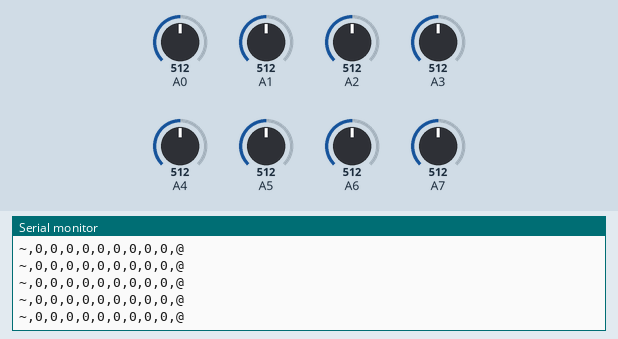
Bench run of a sketch on a simulated Arduino Nano, built with avr-gcc and run on an emulated ATmega328P. Parts: the last lines printed to the serial monitor. The inputs (shaded band) are chosen by the test bench; at power-on: A0 = 512, A1 = 512, A2 = 512, A3 = 512, A4 = 512, A5 = 512, A6 = 512, A7 = 512.

Above: at 1.2 s.
1.3 s: A0 set to 716
At 2.2 s:
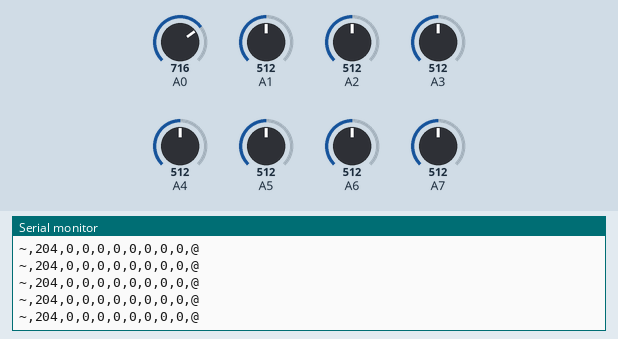
2.8 s: A1 set to 716
At 3.4 s:
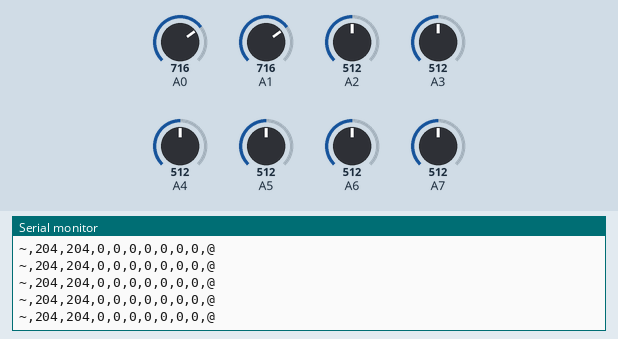
4.3 s: A2 set to 716
At 5.2 s:
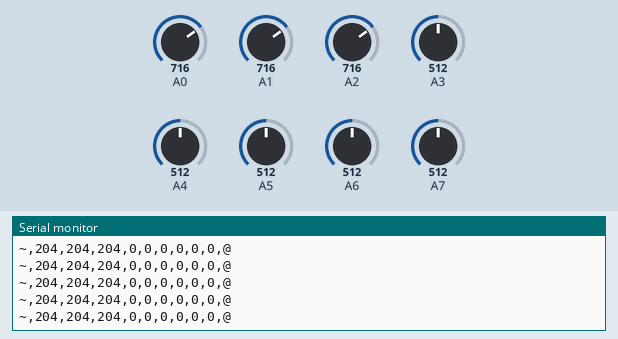
5.8 s: A3 set to 530
At 6.8 s:
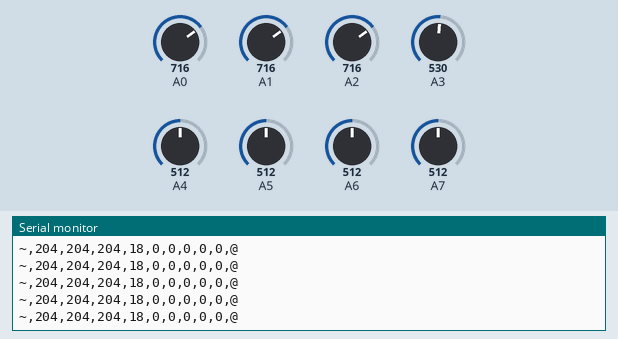
8.8 s: A4 set to 716
At 9.9 s:
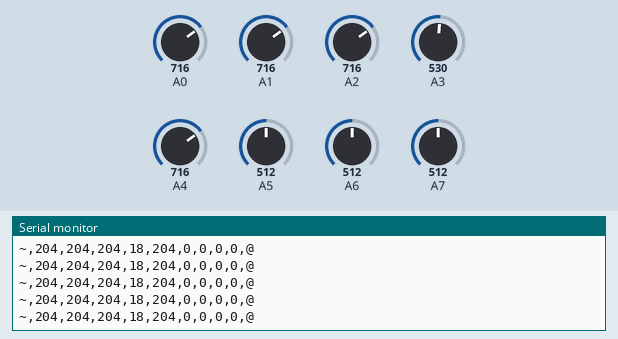
10.3 s: A5 set to 716
At 10.8 s:
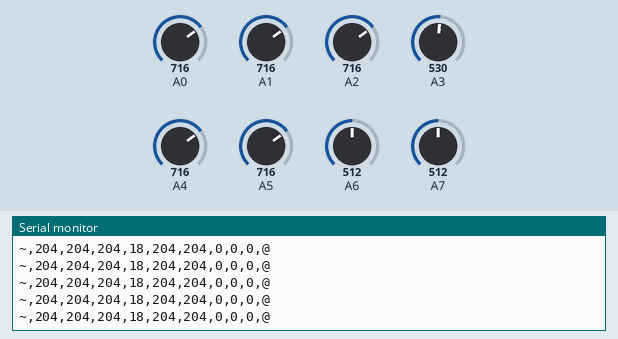
Timing chart, 0 to 12.8 s (numbered marks = the images above; inputs shaded):
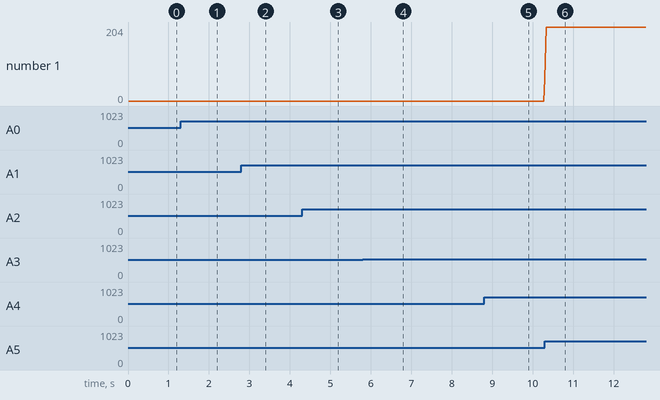

Measured:
- after the input at 1.3 s, the serial monitor: prints a new line at once (image 1)
- after the input at 2.8 s, the serial monitor: prints a new line at once (image 2)
- after the input at 4.3 s, the serial monitor: prints a new line at once (image 3)
- after the input at 5.8 s, the serial monitor: prints a new line at once (image 4)
- after the input at 8.8 s, the serial monitor: prints a new line at once (image 5)
- after the input at 10.3 s, the serial monitor: prints a new line at once (image 6)

The sketch:

blink.ino
```cpp
//#include "Kalman_filter.h"
#include <Servo.h>
#include <Ultrasonic.h>

#define TRIGGER_PIN  6
#define ECHO_PIN     7

//Servo myservo;
Ultrasonic ultrasonic(TRIGGER_PIN, ECHO_PIN);
//Kalman kalman[3];

#define MAX_CHAN 8
#define MAX_SAMPLE 10

int AnInWOZ[MAX_CHAN] = {0, };
int AnIn[MAX_CHAN] = {0, };
int AnInBuf[MAX_CHAN] = {0, };

char buf[255] = {0, };


void setup()
{
  Serial.begin(57600);

  //myservo.attach(4);


  //Get all the analogue signals
  //Do a wind off zero

  for(int i = 0;i < MAX_CHAN;i++)
    AnInWOZ[i] = 0;

  for(int i = 0;i < MAX_SAMPLE;i++){

    AnIn[0] += analogRead(A0);
    AnIn[1] += analogRead(A1);
    AnIn[2] += analogRead(A2);
    AnIn[3] += analogRead(A3);
    AnIn[4] += analogRead(A4);
    AnIn[5] += analogRead(A5);
    AnIn[6] += analogRead(A6);
    AnIn[7] += analogRead(A7);

    delayMicroseconds(10);
  }

  for(int i = 0;i < MAX_CHAN;i++)
    AnInWOZ[i] = (AnIn[i] / MAX_SAMPLE);

}

void loop()
 {

  float cmMsec, inMsec, pos;
  //long microsec = ultrasonic.timing();
  /*
  cmMsec = ultrasonic.convert(microsec, Ultrasonic::CM);
  inMsec = ultrasonic.convert(microsec, Ultrasonic::IN);

  Serial.print("MS: ");
  Serial.print(microsec);
  Serial.print(", CM: ");
  Serial.print(cmMsec);
  Serial.print(", IN: ");
  Serial.print(inMsec);
  */


  //*Get all the analogue signals
  for(int i = 0;i < MAX_CHAN;i++)
      AnInBuf[i] = 0;

  for(int i = 0;i < MAX_SAMPLE;i++){

    AnInBuf[0] += analogRead(A0);
    AnInBuf[1] += analogRead(A1);
    AnInBuf[2] += analogRead(A2);
    AnInBuf[3] += analogRead(A3);
    AnInBuf[4] += analogRead(A4);
    AnInBuf[5] += analogRead(A5);
    AnInBuf[6] += analogRead(A6);
    AnInBuf[7] += analogRead(A7);

    delayMicroseconds(10);
  }

    for(int i = 0;i < MAX_CHAN;i++)
      AnIn[i] = (AnInBuf[i] / MAX_SAMPLE) - AnInWOZ[i];

    //cmMsec = ultrasonic.convert(microsec, Ultrasonic::CM);

    //Build a packet
    sprintf(buf, "~,%d,%d,%d,%d,%d,%d,%d,%d,%d,@", AnIn[0], AnIn[1], AnIn[2], AnIn[3], AnIn[4], AnIn[5], AnIn[6], AnIn[7], (int)cmMsec);
    //sprintf(buf, "~,%d,%d,%d,@", AnIn[4], AnIn[5], AnIn[6]);

    Serial.println(buf);


    //ranger
    pos = map((int)cmMsec, 2, 450, 1, 179);
    //myservo.write(pos);


    delay(20);
  }
```
